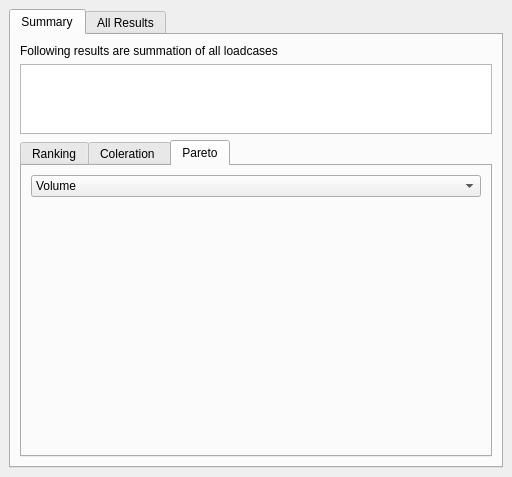
<?xml version="1.0" encoding="UTF-8"?>
<ui version="4.0">
 <class>Dialog</class>
 <widget class="QMainWindow" name="Dialog">
  <property name="geometry">
   <rect>
    <x>0</x>
    <y>0</y>
    <width>512</width>
    <height>477</height>
   </rect>
  </property>
  <property name="windowTitle">
   <string>Results</string>
  </property>
  <widget class="QWidget" name="centralwidget">
   <layout class="QVBoxLayout" name="verticalLayout">
    <item>
     <widget class="QTabWidget" name="tabWidget">
      <property name="currentIndex">
       <number>0</number>
      </property>
      <widget class="QWidget" name="Summary">
       <attribute name="title">
        <string>Summary</string>
       </attribute>
       <layout class="QHBoxLayout" name="horizontalLayout_2">
        <item>
         <layout class="QVBoxLayout" name="verticalLayout_2">
          <item>
           <widget class="QLabel" name="label_2">
            <property name="text">
             <string>Following results are summation of all loadcases</string>
            </property>
           </widget>
          </item>
          <item>
           <widget class="QTableView" name="resultsTable_sum">
            <property name="sizePolicy">
             <sizepolicy hsizetype="Expanding" vsizetype="Expanding">
              <horstretch>0</horstretch>
              <verstretch>0</verstretch>
             </sizepolicy>
            </property>
            <property name="minimumSize">
             <size>
              <width>0</width>
              <height>0</height>
             </size>
            </property>
            <property name="maximumSize">
             <size>
              <width>16777215</width>
              <height>350</height>
             </size>
            </property>
            <property name="toolTip">
             <string>Click the row to open file</string>
            </property>
            <property name="verticalScrollBarPolicy">
             <enum>Qt::ScrollBarAsNeeded</enum>
            </property>
            <property name="horizontalScrollBarPolicy">
             <enum>Qt::ScrollBarAsNeeded</enum>
            </property>
            <property name="sizeAdjustPolicy">
             <enum>QAbstractScrollArea::AdjustToContents</enum>
            </property>
           </widget>
          </item>
          <item>
           <widget class="QTabWidget" name="tabWidget_2">
            <property name="currentIndex">
             <number>2</number>
            </property>
            <widget class="QWidget" name="Ranking">
             <attribute name="title">
              <string>Ranking</string>
             </attribute>
             <layout class="QVBoxLayout" name="verticalLayout_7">
              <item>
               <layout class="QVBoxLayout" name="verticalLayout_6">
                <item>
                 <widget class="QLabel" name="label_5">
                  <property name="text">
                   <string>Ranking weight of result [Total 100]</string>
                  </property>
                 </widget>
                </item>
                <item>
                 <layout class="QHBoxLayout" name="horizontalLayout">
                  <item>
                   <layout class="QGridLayout" name="gridLayout">
                    <item row="3" column="1">
                     <widget class="QPlainTextEdit" name="meanstress">
                      <property name="maximumSize">
                       <size>
                        <width>70</width>
                        <height>30</height>
                       </size>
                      </property>
                      <property name="plainText">
                       <string>0</string>
                      </property>
                     </widget>
                    </item>
                    <item row="4" column="0">
                     <widget class="QLabel" name="maxstressL">
                      <property name="maximumSize">
                       <size>
                        <width>16777215</width>
                        <height>30</height>
                       </size>
                      </property>
                      <property name="text">
                       <string>Max Stress</string>
                      </property>
                     </widget>
                    </item>
                    <item row="5" column="0">
                     <widget class="QLabel" name="maxdisplacementL">
                      <property name="maximumSize">
                       <size>
                        <width>16777215</width>
                        <height>30</height>
                       </size>
                      </property>
                      <property name="text">
                       <string>Max Displacement</string>
                      </property>
                     </widget>
                    </item>
                    <item row="4" column="1">
                     <widget class="QPlainTextEdit" name="maxstress">
                      <property name="maximumSize">
                       <size>
                        <width>70</width>
                        <height>30</height>
                       </size>
                      </property>
                      <property name="plainText">
                       <string>10</string>
                      </property>
                     </widget>
                    </item>
                    <item row="3" column="0">
                     <widget class="QLabel" name="meanstressL">
                      <property name="maximumSize">
                       <size>
                        <width>16777215</width>
                        <height>30</height>
                       </size>
                      </property>
                      <property name="text">
                       <string>Mean Stress</string>
                      </property>
                     </widget>
                    </item>
                    <item row="2" column="1">
                     <widget class="QPlainTextEdit" name="standarddeviation">
                      <property name="minimumSize">
                       <size>
                        <width>0</width>
                        <height>0</height>
                       </size>
                      </property>
                      <property name="maximumSize">
                       <size>
                        <width>70</width>
                        <height>30</height>
                       </size>
                      </property>
                      <property name="plainText">
                       <string>50</string>
                      </property>
                     </widget>
                    </item>
                    <item row="0" column="0">
                     <widget class="QLabel" name="volumeL">
                      <property name="sizePolicy">
                       <sizepolicy hsizetype="Fixed" vsizetype="Preferred">
                        <horstretch>0</horstretch>
                        <verstretch>0</verstretch>
                       </sizepolicy>
                      </property>
                      <property name="maximumSize">
                       <size>
                        <width>200</width>
                        <height>30</height>
                       </size>
                      </property>
                      <property name="text">
                       <string>Volume</string>
                      </property>
                      <property name="buddy">
                       <cstring>volumeL</cstring>
                      </property>
                     </widget>
                    </item>
                    <item row="5" column="1">
                     <widget class="QPlainTextEdit" name="maxdisplacement">
                      <property name="maximumSize">
                       <size>
                        <width>70</width>
                        <height>30</height>
                       </size>
                      </property>
                      <property name="plainText">
                       <string>10</string>
                      </property>
                     </widget>
                    </item>
                    <item row="1" column="1">
                     <widget class="QPlainTextEdit" name="internalenergy">
                      <property name="minimumSize">
                       <size>
                        <width>0</width>
                        <height>0</height>
                       </size>
                      </property>
                      <property name="maximumSize">
                       <size>
                        <width>70</width>
                        <height>30</height>
                       </size>
                      </property>
                      <property name="plainText">
                       <string>10</string>
                      </property>
                     </widget>
                    </item>
                    <item row="1" column="0">
                     <widget class="QLabel" name="internalenergyL">
                      <property name="maximumSize">
                       <size>
                        <width>16777215</width>
                        <height>30</height>
                       </size>
                      </property>
                      <property name="text">
                       <string>Internal Energy</string>
                      </property>
                     </widget>
                    </item>
                    <item row="0" column="1">
                     <widget class="QPlainTextEdit" name="volume">
                      <property name="sizePolicy">
                       <sizepolicy hsizetype="Expanding" vsizetype="Expanding">
                        <horstretch>0</horstretch>
                        <verstretch>0</verstretch>
                       </sizepolicy>
                      </property>
                      <property name="maximumSize">
                       <size>
                        <width>70</width>
                        <height>30</height>
                       </size>
                      </property>
                      <property name="plainText">
                       <string>20</string>
                      </property>
                     </widget>
                    </item>
                    <item row="2" column="0">
                     <widget class="QLabel" name="standarddeviationL">
                      <property name="maximumSize">
                       <size>
                        <width>16777215</width>
                        <height>30</height>
                       </size>
                      </property>
                      <property name="text">
                       <string>Std. Dev. of Int. Energ.</string>
                      </property>
                     </widget>
                    </item>
                   </layout>
                  </item>
                  <item>
                   <layout class="QVBoxLayout" name="verticalLayout_3">
                    <item>
                     <widget class="QPushButton" name="arrange">
                      <property name="minimumSize">
                       <size>
                        <width>0</width>
                        <height>25</height>
                       </size>
                      </property>
                      <property name="text">
                       <string>Arrange</string>
                      </property>
                      <property name="autoDefault">
                       <bool>true</bool>
                      </property>
                     </widget>
                    </item>
                    <item>
                     <spacer name="verticalSpacer">
                      <property name="orientation">
                       <enum>Qt::Vertical</enum>
                      </property>
                      <property name="sizeHint" stdset="0">
                       <size>
                        <width>20</width>
                        <height>25</height>
                       </size>
                      </property>
                     </spacer>
                    </item>
                   </layout>
                  </item>
                  <item>
                   <spacer name="horizontalSpacer">
                    <property name="orientation">
                     <enum>Qt::Horizontal</enum>
                    </property>
                    <property name="sizeHint" stdset="0">
                     <size>
                      <width>171</width>
                      <height>17</height>
                     </size>
                    </property>
                   </spacer>
                  </item>
                 </layout>
                </item>
               </layout>
              </item>
             </layout>
            </widget>
            <widget class="QWidget" name="Coleration">
             <attribute name="title">
              <string>Coleration </string>
             </attribute>
             <layout class="QHBoxLayout" name="horizontalLayout_3">
              <item>
               <layout class="QVBoxLayout" name="verticalLayout_5">
                <item>
                 <widget class="QComboBox" name="comboBox">
                  <item>
                   <property name="text">
                    <string>Volume</string>
                   </property>
                  </item>
                  <item>
                   <property name="text">
                    <string>Max Stress</string>
                   </property>
                  </item>
                  <item>
                   <property name="text">
                    <string>Max Displacment</string>
                   </property>
                  </item>
                  <item>
                   <property name="text">
                    <string>Mean Stress</string>
                   </property>
                  </item>
                  <item>
                   <property name="text">
                    <string>Internal Energy</string>
                   </property>
                  </item>
                  <item>
                   <property name="text">
                    <string>Standart Dev. of En. Den.</string>
                   </property>
                  </item>
                 </widget>
                </item>
                <item>
                 <widget class="QTableWidget" name="tableWidget"/>
                </item>
               </layout>
              </item>
             </layout>
            </widget>
            <widget class="QWidget" name="Pareto">
             <attribute name="title">
              <string>Pareto</string>
             </attribute>
             <layout class="QHBoxLayout" name="horizontalLayout_4">
              <item>
               <layout class="QVBoxLayout" name="verticalLayout_9">
                <item>
                 <widget class="QComboBox" name="comboBox_2">
                  <item>
                   <property name="text">
                    <string>Volume</string>
                   </property>
                  </item>
                  <item>
                   <property name="text">
                    <string>Max Stress</string>
                   </property>
                  </item>
                  <item>
                   <property name="text">
                    <string>Max Displacement</string>
                   </property>
                  </item>
                  <item>
                   <property name="text">
                    <string>Mean Stress</string>
                   </property>
                  </item>
                  <item>
                   <property name="text">
                    <string>Internal Energy</string>
                   </property>
                  </item>
                  <item>
                   <property name="text">
                    <string>Standard Dev. of En. Den.</string>
                   </property>
                  </item>
                 </widget>
                </item>
                <item>
                 <spacer name="verticalSpacer_2">
                  <property name="orientation">
                   <enum>Qt::Vertical</enum>
                  </property>
                  <property name="sizeHint" stdset="0">
                   <size>
                    <width>430</width>
                    <height>358</height>
                   </size>
                  </property>
                 </spacer>
                </item>
               </layout>
              </item>
             </layout>
            </widget>
           </widget>
          </item>
         </layout>
        </item>
       </layout>
      </widget>
      <widget class="QWidget" name="allresults">
       <attribute name="title">
        <string>All Results</string>
       </attribute>
       <layout class="QVBoxLayout" name="verticalLayout_8">
        <item>
         <layout class="QVBoxLayout" name="verticalLayout_4">
          <item>
           <widget class="QTableView" name="resultsTable_all">
            <property name="minimumSize">
             <size>
              <width>0</width>
              <height>0</height>
             </size>
            </property>
            <property name="maximumSize">
             <size>
              <width>16777215</width>
              <height>16777215</height>
             </size>
            </property>
           </widget>
          </item>
          <item>
           <widget class="QLabel" name="label_3">
            <property name="text">
             <string>You can open the files by clicking the row</string>
            </property>
           </widget>
          </item>
         </layout>
        </item>
       </layout>
      </widget>
     </widget>
    </item>
   </layout>
  </widget>
 </widget>
 <resources/>
 <connections/>
</ui>
